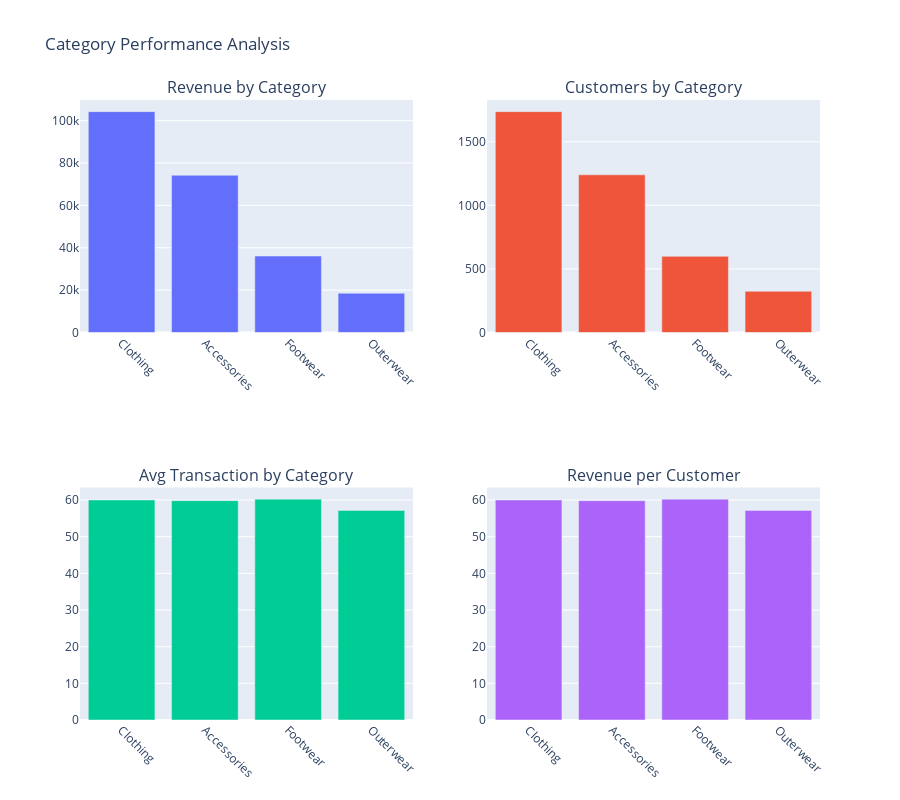

The code cell stored with this chart in its notebook:
### Code cell
# Category preferences analysis
if 'Category' in df.columns:
    print("🏷️ CATEGORY PREFERENCES ANALYSIS")
    
    # Category performance
    if amount_col and amount_col in df.columns and customer_col in df.columns:
        category_stats = df.groupby('Category').agg({
            customer_col: 'nunique',
            amount_col: ['sum', 'mean', 'count']
        }).round(2)
        
        category_stats.columns = ['Unique_Customers', 'Total_Revenue', 'Avg_Transaction', 'Transaction_Count']
        category_stats['Revenue_per_Customer'] = category_stats['Total_Revenue'] / category_stats['Unique_Customers']
        category_stats = category_stats.sort_values('Transaction_Count', ascending=False)
        
        print("\n📊 TOP CATEGORIES BY PERFORMANCE:")
        display(category_stats.head(10))
        
        # Category performance visualization
        fig = make_subplots(
            rows=2, cols=2,
            subplot_titles=['Revenue by Category', 'Customers by Category', 
                           'Avg Transaction by Category', 'Revenue per Customer']
        )
        
        top_categories = category_stats.head(10)
        
        fig.add_trace(
            go.Bar(x=top_categories.index, y=top_categories['Total_Revenue'], name='Revenue'),
            row=1, col=1
        )
        
        fig.add_trace(
            go.Bar(x=top_categories.index, y=top_categories['Unique_Customers'], name='Customers'),
            row=1, col=2
        )
        
        fig.add_trace(
            go.Bar(x=top_categories.index, y=top_categories['Avg_Transaction'], name='Avg Transaction'),
            row=2, col=1
        )
        
        fig.add_trace(
            go.Bar(x=top_categories.index, y=top_categories['Revenue_per_Customer'], name='Revenue/Customer'),
            row=2, col=2
        )
        
        fig.update_xaxes(tickangle=45)
        fig.update_layout(height=800, title_text="Category Performance Analysis", showlegend=False)
        fig.show()
    else:
        # Simple category count analysis
        category_counts = df['Category'].value_counts()
        print("\n📊 CATEGORY TRANSACTION COUNTS:")
        for category, count in category_counts.head(10).items():
            percentage = (count / len(df)) * 100
            print(f"  {category}: {count} ({percentage:.1f}%)")
        
        # Visualization
        fig = px.bar(
            x=category_counts.head(10).index,
            y=category_counts.head(10).values,
            title='Top 10 Categories by Transaction Count'
        )
        fig.update_xaxes(tickangle=45)
        fig.show()

### Figure 1 — Plotly figure (JSON) as saved in the notebook; plotly's stock layout.template omitted (floating-point values rounded to 4 significant figures)
{"data": [{"name": "Revenue", "type": "bar", "x": ["Clothing", "Accessories", "Footwear", "Outerwear"], "xaxis": "x", "y": [104264, 74200, 36093, 18524], "yaxis": "y"}, {"name": "Customers", "type": "bar", "x": ["Clothing", "Accessories", "Footwear", "Outerwear"], "xaxis": "x2", "y": [1737, 1240, 599, 324], "yaxis": "y2"}, {"name": "Avg Transaction", "type": "bar", "x": ["Clothing", "Accessories", "Footwear", "Outerwear"], "xaxis": "x3", "y": [60.03, 59.84, 60.26, 57.17], "yaxis": "y3"}, {"name": "Revenue/Customer", "type": "bar", "x": ["Clothing", "Accessories", "Footwear", "Outerwear"], "xaxis": "x4", "y": [60.03, 59.84, 60.26, 57.17], "yaxis": "y4"}], "layout": {"annotations": [{"font": {"size": 16}, "showarrow": false, "text": "Revenue by Category", "x": 0.225, "xanchor": "center", "xref": "paper", "y": 1, "yanchor": "bottom", "yref": "paper"}, {"font": {"size": 16}, "showarrow": false, "text": "Customers by Category", "x": 0.775, "xanchor": "center", "xref": "paper", "y": 1, "yanchor": "bottom", "yref": "paper"}, {"font": {"size": 16}, "showarrow": false, "text": "Avg Transaction by Category", "x": 0.225, "xanchor": "center", "xref": "paper", "y": 0.375, "yanchor": "bottom", "yref": "paper"}, {"font": {"size": 16}, "showarrow": false, "text": "Revenue per Customer", "x": 0.775, "xanchor": "center", "xref": "paper", "y": 0.375, "yanchor": "bottom", "yref": "paper"}], "height": 800, "showlegend": false, "title": {"text": "Category Performance Analysis"}, "xaxis": {"anchor": "y", "domain": [0, 0.45], "tickangle": 45}, "xaxis2": {"anchor": "y2", "domain": [0.55, 1], "tickangle": 45}, "xaxis3": {"anchor": "y3", "domain": [0, 0.45], "tickangle": 45}, "xaxis4": {"anchor": "y4", "domain": [0.55, 1], "tickangle": 45}, "yaxis": {"anchor": "x", "domain": [0.625, 1]}, "yaxis2": {"anchor": "x2", "domain": [0.625, 1]}, "yaxis3": {"anchor": "x3", "domain": [0, 0.375]}, "yaxis4": {"anchor": "x4", "domain": [0, 0.375]}}}
